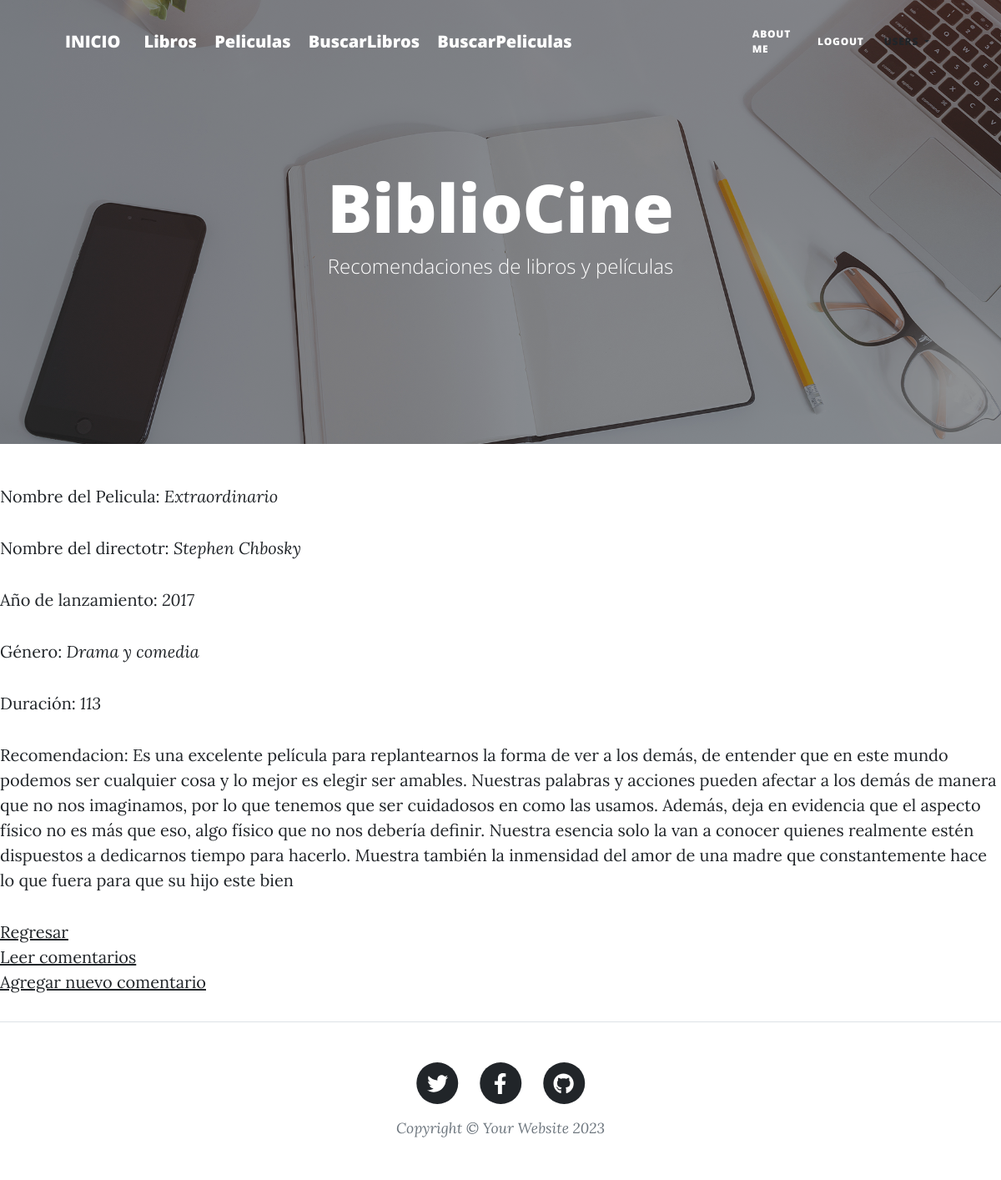
/AppBiblioCine/pelicula/detail/5, run on the app's committed database.
### AppBiblioCine/models.py (models this page shows, shortened)
class Pelicula (models.Model):
    titulo = models.CharField(max_length=150)
    director = models.CharField(max_length=150)
    año_lanzamiento = models.IntegerField()
    sinopsis = models.TextField()
    genero = models.CharField(max_length=150)
    duracion = models.IntegerField()
    portada = models.ImageField(upload_to='peliculas/')
    recomendacion = models.TextField(default=0)

### AppBiblioCine/views.py (the view)
class PeliculaDetalle (DetailView):
    model = Pelicula
    template_name='AppBiblioCine/peliculaDetalle.html'

### templates/AppBiblioCine/peliculaDetalle.html
{% extends 'AppAdministracion/padre.html' %}
{% load static %}
{% block CAMBIOS %}
    <p>Nombre del Pelicula: <i>{{pelicula.titulo}}</i></p>
    <p>Nombre del directotr: <i>{{pelicula.director}}</i></p>
    <p>Año de lanzamiento: <i>{{pelicula.año_lanzamiento}}</i></p>
    <p>Género: <i>{{pelicula.genero}}</i></p>
    <p>Duración: <i>{{pelicula.duracion}}</i></p>
    <p>Recomendacion: {{pelicula.recomendacion}}</p>
    <p>
        <a href="{% url 'LeerPeliculas' %}">Regresar</a>
        <br>
        <a href="{% url 'LeerComentarioPeliculas' pelicula.id %}">Leer comentarios</a>
        <br>
        <a href="{% url 'ComentarioPeliculas' pelicula.id %}">Agregar nuevo comentario</a>
    </p>
{% endblock %}

### data on the page
Pelicula: titulo "Extraordinario", director "Stephen Chbosky", año_lanzamiento "2017", genero "Drama y comedia", duracion "113", recomendacion "Es una excelente película para replantearnos la forma de ver a los demás, de entender que en este mundo podemos ser cualquier cosa y lo mejor es elegir ser amables. Nuestras palabras y acciones pueden afectar a los demás de manera que no nos imaginamos, por lo que tenemos que ser cuidadosos en como las usamos. Además, deja en evidencia que el aspecto físico no es más que eso, algo físico que no nos debería definir. Nuestra esencia solo la van a conocer quienes realmente estén dispuestos a dedicarnos tiempo para hacerlo. Muestra también la inmensidad del amor de una madre que constantemente hace lo que fuera para que su hijo este bien"
